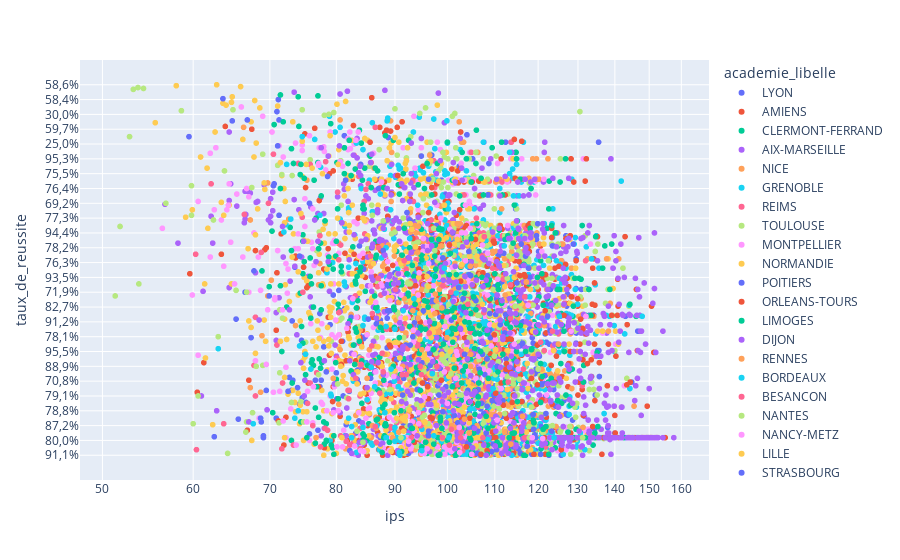

Notebook code for this chart:
### Code cell
fig = px.scatter(no_na, x="ips", y="taux_de_reussite",
	color="academie_libelle",
    log_x=True, size_max=60)
fig.show()

### Figure 1 — Plotly figure (JSON) as saved in the notebook; plotly's stock layout.template omitted (floating-point values rounded to 4 significant figures; data arrays with more than 128 entries replaced by an {"elided": "..."} marker saying what was removed)
{"data": [{"hovertemplate": "academie_libelle=LYON<br>ips=%{x}<br>taux_de_reussite=%{y}<extra></extra>", "legendgroup": "LYON", "marker": {"color": "#636efa", "symbol": "circle"}, "mode": "markers", "name": "LYON", "showlegend": true, "type": "scattergl", "x": {"elided": "309 float values"}, "xaxis": "x", "y": {"elided": "309 str values"}, "yaxis": "y"}, {"hovertemplate": "academie_libelle=AMIENS<br>ips=%{x}<br>taux_de_reussite=%{y}<extra></extra>", "legendgroup": "AMIENS", "marker": {"color": "#EF553B", "symbol": "circle"}, "mode": "markers", "name": "AMIENS", "showlegend": true, "type": "scattergl", "x": {"elided": "217 float values"}, "xaxis": "x", "y": {"elided": "217 str values"}, "yaxis": "y"}, {"hovertemplate": "academie_libelle=CLERMONT-FERRAND<br>ips=%{x}<br>taux_de_reussite=%{y}<extra></extra>", "legendgroup": "CLERMONT-FERRAND", "marker": {"color": "#00cc96", "symbol": "circle"}, "mode": "markers", "name": "CLERMONT-FERRAND", "showlegend": true, "type": "scattergl", "x": {"elided": "187 float values"}, "xaxis": "x", "y": {"elided": "187 str values"}, "yaxis": "y"}, {"hovertemplate": "academie_libelle=AIX-MARSEILLE<br>ips=%{x}<br>taux_de_reussite=%{y}<extra></extra>", "legendgroup": "AIX-MARSEILLE", "marker": {"color": "#ab63fa", "symbol": "circle"}, "mode": "markers", "name": "AIX-MARSEILLE", "showlegend": true, "type": "scattergl", "x": {"elided": "277 float values"}, "xaxis": "x", "y": {"elided": "277 str values"}, "yaxis": "y"}, {"hovertemplate": "academie_libelle=NICE<br>ips=%{x}<br>taux_de_reussite=%{y}<extra></extra>", "legendgroup": "NICE", "marker": {"color": "#FFA15A", "symbol": "circle"}, "mode": "markers", "name": "NICE", "showlegend": true, "type": "scattergl", "x": {"elided": "176 float values"}, "xaxis": "x", "y": {"elided": "176 str values"}, "yaxis": "y"}, {"hovertemplate": "academie_libelle=GRENOBLE<br>ips=%{x}<br>taux_de_reussite=%{y}<extra></extra>", "legendgroup": "GRENOBLE", "marker": {"color": "#19d3f3", "symbol": "circle"}, "mode": "markers", "name": "GRENOBLE", "showlegend": true, "type": "scattergl", "x": {"elided": "325 float values"}, "xaxis": "x", "y": {"elided": "325 str values"}, "yaxis": "y"}, {"hovertemplate": "academie_libelle=REIMS<br>ips=%{x}<br>taux_de_reussite=%{y}<extra></extra>", "legendgroup": "REIMS", "marker": {"color": "#FF6692", "symbol": "circle"}, "mode": "markers", "name": "REIMS", "showlegend": true, "type": "scattergl", "x": {"elided": "160 float values"}, "xaxis": "x", "y": {"elided": "160 str values"}, "yaxis": "y"}, {"hovertemplate": "academie_libelle=TOULOUSE<br>ips=%{x}<br>taux_de_reussite=%{y}<extra></extra>", "legendgroup": "TOULOUSE", "marker": {"color": "#B6E880", "symbol": "circle"}, "mode": "markers", "name": "TOULOUSE", "showlegend": true, "type": "scattergl", "x": {"elided": "317 float values"}, "xaxis": "x", "y": {"elided": "317 str values"}, "yaxis": "y"}, {"hovertemplate": "academie_libelle=MONTPELLIER<br>ips=%{x}<br>taux_de_reussite=%{y}<extra></extra>", "legendgroup": "MONTPELLIER", "marker": {"color": "#FF97FF", "symbol": "circle"}, "mode": "markers", "name": "MONTPELLIER", "showlegend": true, "type": "scattergl", "x": {"elided": "258 float values"}, "xaxis": "x", "y": {"elided": "258 str values"}, "yaxis": "y"}, {"hovertemplate": "academie_libelle=NORMANDIE<br>ips=%{x}<br>taux_de_reussite=%{y}<extra></extra>", "legendgroup": "NORMANDIE", "marker": {"color": "#FECB52", "symbol": "circle"}, "mode": "markers", "name": "NORMANDIE", "showlegend": true, "type": "scattergl", "x": {"elided": "389 float values"}, "xaxis": "x", "y": {"elided": "389 str values"}, "yaxis": "y"}, {"hovertemplate": "academie_libelle=POITIERS<br>ips=%{x}<br>taux_de_reussite=%{y}<extra></extra>", "legendgroup": "POITIERS", "marker": {"color": "#636efa", "symbol": "circle"}, "mode": "markers", "name": "POITIERS", "showlegend": true, "type": "scattergl", "x": {"elided": "200 float values"}, "xaxis": "x", "y": {"elided": "200 str values"}, "yaxis": "y"}, {"hovertemplate": "academie_libelle=ORLEANS-TOURS<br>ips=%{x}<br>taux_de_reussite=%{y}<extra></extra>", "legendgroup": "ORLEANS-TOURS", "marker": {"color": "#EF553B", "symbol": "circle"}, "mode": "markers", "name": "ORLEANS-TOURS", "showlegend": true, "type": "scattergl", "x": {"elided": "283 float values"}, "xaxis": "x", "y": {"elided": "283 str values"}, "yaxis": "y"}, {"hovertemplate": "academie_libelle=LIMOGES<br>ips=%{x}<br>taux_de_reussite=%{y}<extra></extra>", "legendgroup": "LIMOGES", "marker": {"color": "#00cc96", "symbol": "circle"}, "mode": "markers", "name": "LIMOGES", "showlegend": true, "type": "scattergl", "x": [105.6, 95.1, 100.6, 112.2, 98.7, 110.1, 103.5, 105.4, 112.8, 102.3, 105.5, 101.5, 104.8, 100.2, 98, 93.3, 115.4, 70.6, 104.2, 94.7, 92.5, 91.1, 129, 102.7, 112.1, 124.9, 96, 101, 97.4, 98.1, 88.9, 101.6, 116.9, 93.5, 83, 87.4, 79.1, 104.2, 104.3, 99.6, 107.5, 102.8, 104.4, 92, 98.4, 93, 132.4, 104.8, 111, 128.7, 105.9, 101.9, 103.4, 101.3, 105.1, 106, 109.5, 99, 104.8, 91, 113.1, 105.6, 97, 100.8, 100, 100.9, 101.4, 73.1, 97.6, 102.4, 101.3, 98.5, 102.4, 107, 103.5, 103.8, 99.2, 115.3, 105.1, 119.7, 112.3, 98.7, 97.1, 113.6, 84.3, 105.4, 120.6], "xaxis": "x", "y": ["83,8%", "86,6%", "84,7%", "89,2%", "89,5%", "90,2%", "92,4%", "85,2%", "87,3%", "87,0%", "97,3%", "93,8%", "80,0%", "86,3%", "83,8%", "87,3%", "92,4%", "48,4%", "92,0%", "87,9%", "92,2%", "88,6%", "100,0%", "82,3%", "90,0%", "95,0%", "89,2%", "79,5%", "100,0%", "84,8%", "89,3%", "92,9%", "89,1%", "87,8%", "83,9%", "79,7%", "57,4%", "93,9%", "85,1%", "87,4%", "89,7%", "88,6%", "82,4%", "78,4%", "83,0%", "91,9%", "100,0%", "77,6%", "79,9%", "99,3%", "85,4%", "89,7%", "93,3%", "75,0%", "83,7%", "93,5%", "83,3%", "91,2%", "80,0%", "86,7%", "86,1%", "92,0%", "73,0%", "86,0%", "94,7%", "86,7%", "98,0%", "77,1%", "84,0%", "86,4%", "75,0%", "91,5%", "88,6%", "83,3%", "97,1%", "90,6%", "89,6%", "92,0%", "94,1%", "97,4%", "98,2%", "92,3%", "88,5%", "96,8%", "71,3%", "87,6%", "96,9%"], "yaxis": "y"}, {"hovertemplate": "academie_libelle=DIJON<br>ips=%{x}<br>taux_de_reussite=%{y}<extra></extra>", "legendgroup": "DIJON", "marker": {"color": "#ab63fa", "symbol": "circle"}, "mode": "markers", "name": "DIJON", "showlegend": true, "type": "scattergl", "x": {"elided": "181 float values"}, "xaxis": "x", "y": {"elided": "181 str values"}, "yaxis": "y"}, {"hovertemplate": "academie_libelle=RENNES<br>ips=%{x}<br>taux_de_reussite=%{y}<extra></extra>", "legendgroup": "RENNES", "marker": {"color": "#FFA15A", "symbol": "circle"}, "mode": "markers", "name": "RENNES", "showlegend": true, "type": "scattergl", "x": {"elided": "383 float values"}, "xaxis": "x", "y": {"elided": "383 str values"}, "yaxis": "y"}, {"hovertemplate": "academie_libelle=BORDEAUX<br>ips=%{x}<br>taux_de_reussite=%{y}<extra></extra>", "legendgroup": "BORDEAUX", "marker": {"color": "#19d3f3", "symbol": "circle"}, "mode": "markers", "name": "BORDEAUX", "showlegend": true, "type": "scattergl", "x": {"elided": "349 float values"}, "xaxis": "x", "y": {"elided": "349 str values"}, "yaxis": "y"}, {"hovertemplate": "academie_libelle=BESANCON<br>ips=%{x}<br>taux_de_reussite=%{y}<extra></extra>", "legendgroup": "BESANCON", "marker": {"color": "#FF6692", "symbol": "circle"}, "mode": "markers", "name": "BESANCON", "showlegend": true, "type": "scattergl", "x": {"elided": "143 float values"}, "xaxis": "x", "y": {"elided": "143 str values"}, "yaxis": "y"}, {"hovertemplate": "academie_libelle=NANTES<br>ips=%{x}<br>taux_de_reussite=%{y}<extra></extra>", "legendgroup": "NANTES", "marker": {"color": "#B6E880", "symbol": "circle"}, "mode": "markers", "name": "NANTES", "showlegend": true, "type": "scattergl", "x": {"elided": "414 float values"}, "xaxis": "x", "y": {"elided": "414 str values"}, "yaxis": "y"}, {"hovertemplate": "academie_libelle=NANCY-METZ<br>ips=%{x}<br>taux_de_reussite=%{y}<extra></extra>", "legendgroup": "NANCY-METZ", "marker": {"color": "#FF97FF", "symbol": "circle"}, "mode": "markers", "name": "NANCY-METZ", "showlegend": true, "type": "scattergl", "x": {"elided": "254 float values"}, "xaxis": "x", "y": {"elided": "254 str values"}, "yaxis": "y"}, {"hovertemplate": "academie_libelle=LILLE<br>ips=%{x}<br>taux_de_reussite=%{y}<extra></extra>", "legendgroup": "LILLE", "marker": {"color": "#FECB52", "symbol": "circle"}, "mode": "markers", "name": "LILLE", "showlegend": true, "type": "scattergl", "x": {"elided": "438 float values"}, "xaxis": "x", "y": {"elided": "438 str values"}, "yaxis": "y"}, {"hovertemplate": "academie_libelle=STRASBOURG<br>ips=%{x}<br>taux_de_reussite=%{y}<extra></extra>", "legendgroup": "STRASBOURG", "marker": {"color": "#636efa", "symbol": "circle"}, "mode": "markers", "name": "STRASBOURG", "showlegend": true, "type": "scattergl", "x": {"elided": "170 float values"}, "xaxis": "x", "y": {"elided": "170 str values"}, "yaxis": "y"}, {"hovertemplate": "academie_libelle=PARIS<br>ips=%{x}<br>taux_de_reussite=%{y}<extra></extra>", "legendgroup": "PARIS", "marker": {"color": "#EF553B", "symbol": "circle"}, "mode": "markers", "name": "PARIS", "showlegend": true, "type": "scattergl", "x": {"elided": "176 float values"}, "xaxis": "x", "y": {"elided": "176 str values"}, "yaxis": "y"}, {"hovertemplate": "academie_libelle=CRETEIL<br>ips=%{x}<br>taux_de_reussite=%{y}<extra></extra>", "legendgroup": "CRETEIL", "marker": {"color": "#00cc96", "symbol": "circle"}, "mode": "markers", "name": "CRETEIL", "showlegend": true, "type": "scattergl", "x": {"elided": "428 float values"}, "xaxis": "x", "y": {"elided": "428 str values"}, "yaxis": "y"}, {"hovertemplate": "academie_libelle=VERSAILLES<br>ips=%{x}<br>taux_de_reussite=%{y}<extra></extra>", "legendgroup": "VERSAILLES", "marker": {"color": "#ab63fa", "symbol": "circle"}, "mode": "markers", "name": "VERSAILLES", "showlegend": true, "type": "scattergl", "x": {"elided": "528 float values"}, "xaxis": "x", "y": {"elided": "528 str values"}, "yaxis": "y"}, {"hovertemplate": "academie_libelle=CORSE<br>ips=%{x}<br>taux_de_reussite=%{y}<extra></extra>", "legendgroup": "CORSE", "marker": {"color": "#FFA15A", "symbol": "circle"}, "mode": "markers", "name": "CORSE", "showlegend": true, "type": "scattergl", "x": [97.5, 96.5, 98.8, 70.2, 95, 102.6, 104.7, 89.6, 101.5, 104.5, 94.3, 99.9, 102, 88.2, 112.2, 79.5, 94.3, 117.2, 113.6, 93.3, 91.7, 103.5, 116.3, 104.8, 100.9, 94.2, 125, 118.7, 94.2, 104.8, 98.9], "xaxis": "x", "y": ["94,2%", "72,0%", "95,0%", "82,2%", "88,7%", "88,0%", "83,6%", "100,0%", "93,0%", "95,1%", "86,1%", "84,8%", "88,0%", "90,3%", "90,8%", "91,7%", "74,1%", "87,1%", "89,6%", "89,3%", "94,0%", "70,3%", "89,8%", "88,9%", "87,2%", "83,0%", "99,1%", "95,3%", "73,3%", "90,3%", "88,1%"], "yaxis": "y"}, {"hovertemplate": "academie_libelle=GUADELOUPE<br>ips=%{x}<br>taux_de_reussite=%{y}<extra></extra>", "legendgroup": "GUADELOUPE", "marker": {"color": "#19d3f3", "symbol": "circle"}, "mode": "markers", "name": "GUADELOUPE", "showlegend": true, "type": "scattergl", "x": [81.4, 90, 93.5, 90.9, 109.6, 81.3, 79.1, 82, 72, 95, 124.5, 80.6, 113.3, 91.5, 86.8, 82.5, 88.4, 97.3, 79.2, 73, 74.3, 86.4, 90, 92.7, 84.4, 99.4, 100.3, 88.4, 76.6, 74.1, 83.3, 86, 76, 84.4, 123.9, 108.4, 97, 82.5, 120.8, 107.5, 87.4, 100.1, 67.7, 90, 88.2, 89.3, 91.5, 75.2, 85.8, 63.1, 85.1, 90.8], "xaxis": "x", "y": ["81,1%", "92,5%", "94,0%", "91,1%", "98,7%", "87,1%", "84,1%", "82,5%", "76,5%", "86,0%", "96,9%", "71,4%", "93,4%", "100,0%", "87,2%", "94,7%", "100,0%", "83,3%", "79,1%", "68,8%", "92,3%", "85,1%", "90,6%", "89,7%", "93,0%", "99,2%", "100,0%", "88,6%", "64,4%", "78,8%", "73,9%", "87,3%", "92,2%", "97,4%", "100,0%", "93,8%", "93,7%", "100,0%", "100,0%", "92,1%", "80,9%", "92,6%", "83,8%", "93,0%", "79,7%", "92,2%", "89,3%", "90,3%", "85,5%", "84,4%", "90,0%", "88,4%"], "yaxis": "y"}, {"hovertemplate": "academie_libelle=MARTINIQUE<br>ips=%{x}<br>taux_de_reussite=%{y}<extra></extra>", "legendgroup": "MARTINIQUE", "marker": {"color": "#FF6692", "symbol": "circle"}, "mode": "markers", "name": "MARTINIQUE", "showlegend": true, "type": "scattergl", "x": [85.9, 104.2, 92.1, 74.7, 94.7, 107.7, 73.4, 100.4, 113, 78.2, 84.1, 94.9, 87, 87.9, 90.1, 70.5, 75.5, 80.4, 86.5, 96.4, 80.4, 94.2, 86.7, 99, 102.7, 83.1, 85.7, 75.9, 74.8, 83.2, 91.7, 97.9, 116.8, 77.4, 76.3, 87.3, 100.8, 102.8, 93, 77.5, 71.8, 116.8, 60.3, 87.7, 123.5, 120.6, 80.7, 107.4, 86.5, 82], "xaxis": "x", "y": ["92,3%", "96,6%", "86,7%", "72,1%", "88,9%", "97,9%", "87,3%", "87,3%", "98,2%", "86,4%", "83,9%", "86,7%", "97,2%", "82,6%", "98,3%", "74,5%", "91,3%", "80,3%", "94,7%", "98,0%", "82,9%", "92,3%", "92,8%", "100,0%", "100,0%", "82,8%", "91,4%", "87,5%", "71,9%", "91,7%", "96,9%", "88,9%", "95,2%", "94,5%", "87,2%", "81,6%", "97,1%", "90,8%", "100,0%", "89,4%", "87,5%", "100,0%", "73,6%", "80,6%", "99,5%", "92,7%", "84,5%", "100,0%", "71,4%", "80,2%"], "yaxis": "y"}, {"hovertemplate": "academie_libelle=GUYANE<br>ips=%{x}<br>taux_de_reussite=%{y}<extra></extra>", "legendgroup": "GUYANE", "marker": {"color": "#B6E880", "symbol": "circle"}, "mode": "markers", "name": "GUYANE", "showlegend": true, "type": "scattergl", "x": [66.7, 87.9, 53.2, 52.8, 80.7, 60, 73.1, 54.3, 69, 51.3, 62.5, 131.2, 53.7, 99.2, 91.1, 117.9, 73.2, 100.7, 60.6, 84.4, 74.5, 71.7, 71.8, 77.2, 71.4, 59.8, 59.8, 56.8, 80.2, 118.7, 65, 63.1, 68.1, 74.9, 71.4, 64.3, 51.8], "xaxis": "x", "y": ["90,8%", "78,6%", "64,5%", "68,4%", "75,7%", "83,8%", "86,5%", "63,0%", "89,9%", "82,8%", "78,3%", "100,0%", "65,6%", "93,1%", "100,0%", "100,0%", "77,5%", "93,7%", "79,1%", "92,8%", "88,2%", "74,9%", "86,1%", "86,7%", "83,2%", "68,7%", "71,7%", "69,2%", "77,7%", "98,6%", "69,5%", "78,1%", "88,9%", "79,3%", "80,1%", "89,2%", "74,1%"], "yaxis": "y"}, {"hovertemplate": "academie_libelle=LA REUNION<br>ips=%{x}<br>taux_de_reussite=%{y}<extra></extra>", "legendgroup": "LA REUNION", "marker": {"color": "#FF97FF", "symbol": "circle"}, "mode": "markers", "name": "LA REUNION", "showlegend": true, "type": "scattergl", "x": [95.5, 69.5, 79.9, 79.9, 93.4, 94.3, 70.3, 69, 69.7, 68.7, 87.6, 89.1, 96.1, 118.6, 67.8, 83.7, 82.7, 85.7, 72.6, 108.4, 110.6, 83.2, 80.6, 65.2, 81.7, 74.1, 65.5, 100, 112.9, 83.3, 82.9, 62.6, 79.5, 99.5, 103.7, 110.5, 89, 83.6, 85.1, 85.8, 121.1, 64.2, 72.3, 72.3, 128.2, 70.7, 71.1, 75.5, 63.5, 60.6, 64.7, 92.5, 84.4, 76.4, 77.2, 73.8, 73, 70.7, 76.3, 84.5, 75.4, 74.1, 86.6, 86.6, 77.5, 114.4, 91.1, 75.1, 96, 80.3, 102.4, 76, 70.5, 105, 132.1, 102.5, 80.1, 94.5, 76.3, 62.1, 67.1, 71.8, 91, 64.5], "xaxis": "x", "y": ["94,6%", "83,9%", "80,8%", "84,8%", "88,8%", "85,2%", "75,9%", "71,0%", "83,2%", "73,0%", "93,1%", "90,2%", "84,4%", "100,0%", "94,4%", "79,7%", "94,0%", "81,1%", "77,8%", "85,2%", "98,5%", "76,7%", "73,1%", "75,0%", "87,6%", "76,1%", "80,9%", "91,3%", "91,9%", "85,7%", "90,3%", "72,9%", "79,7%", "88,6%", "84,9%", "97,8%", "89,5%", "75,9%", "77,4%", "78,5%", "98,1%", "72,9%", "85,5%", "86,2%", "99,5%", "84,3%", "77,1%", "76,0%", "78,3%", "81,8%", "79,8%", "90,6%", "89,0%", "85,1%", "86,9%", "87,3%", "80,7%", "80,5%", "87,4%", "86,8%", "79,3%", "77,9%", "82,1%", "82,6%", "84,8%", "99,1%", "85,2%", "74,1%", "82,0%", "78,8%", "93,0%", "84,0%", "81,2%", "92,9%", "99,3%", "88,4%", "89,4%", "79,4%", "76,1%", "78,0%", "70,2%", "83,2%", "92,2%", "74,6%"], "yaxis": "y"}, {"hovertemplate": "academie_libelle=MAYOTTE<br>ips=%{x}<br>taux_de_reussite=%{y}<extra></extra>", "legendgroup": "MAYOTTE", "marker": {"color": "#FECB52", "symbol": "circle"}, "mode": "markers", "name": "MAYOTTE", "showlegend": true, "type": "scattergl", "x": [67.1, 68.3, 66, 68.6, 80.3, 74.5, 58, 68, 59.1, 72.1, 62.9, 81.9, 67.4, 63.8, 64.9, 77.3, 61.7, 55.6, 72.2, 82.1, 74.1, 90], "xaxis": "x", "y": ["73,2%", "87,4%", "58,7%", "63,5%", "74,4%", "69,3%", "60,2%", "66,2%", "72,1%", "67,6%", "58,6%", "76,4%", "81,7%", "71,7%", "72,8%", "70,9%", "75,2%", "64,3%", "77,2%", "76,5%", "78,5%", "62,2%"], "yaxis": "y"}], "layout": {"legend": {"title": {"text": "academie_libelle"}, "tracegroupgap": 0}, "margin": {"t": 60}, "xaxis": {"anchor": "y", "domain": [0, 1], "title": {"text": "ips"}, "type": "log"}, "yaxis": {"anchor": "x", "domain": [0, 1], "title": {"text": "taux_de_reussite"}}}}
